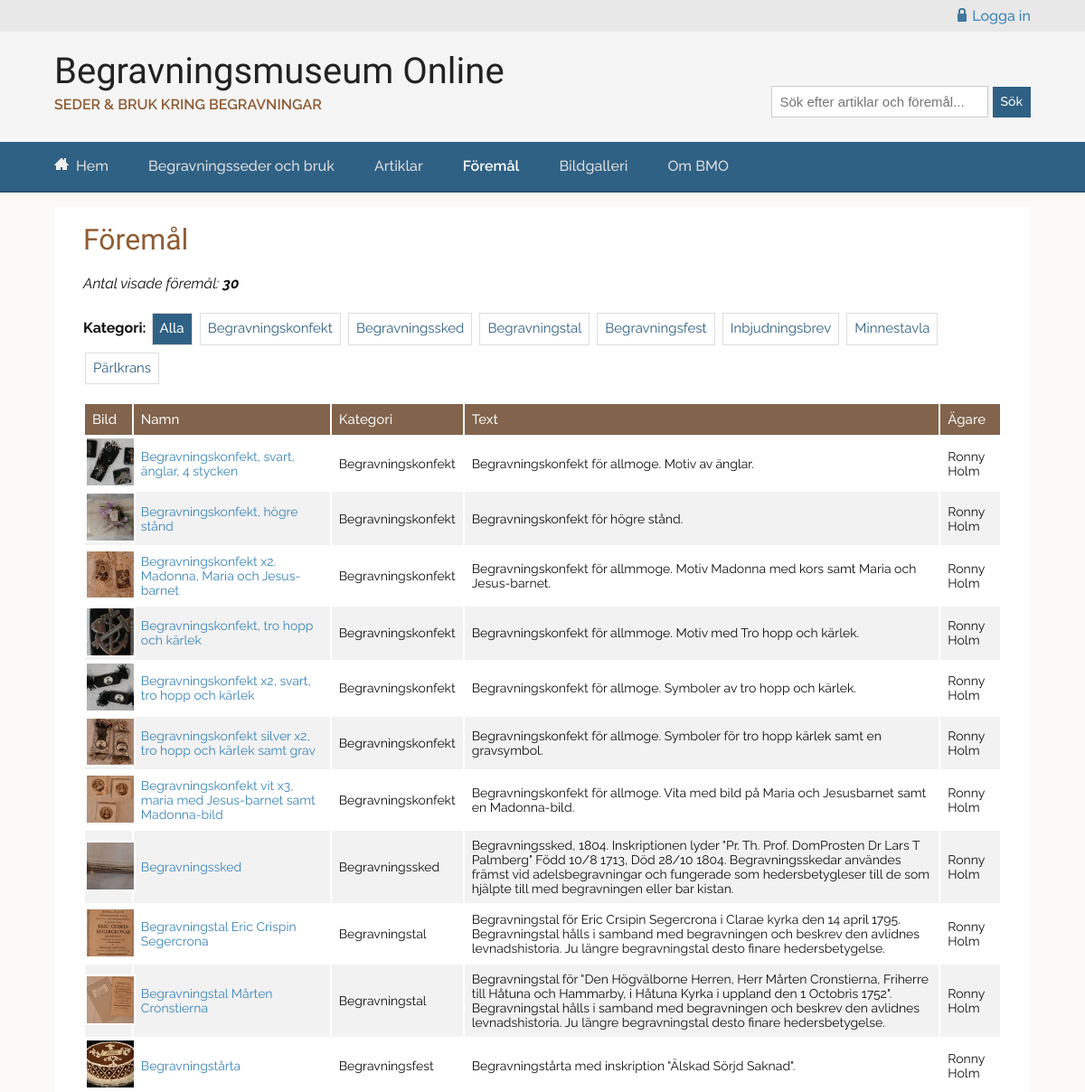
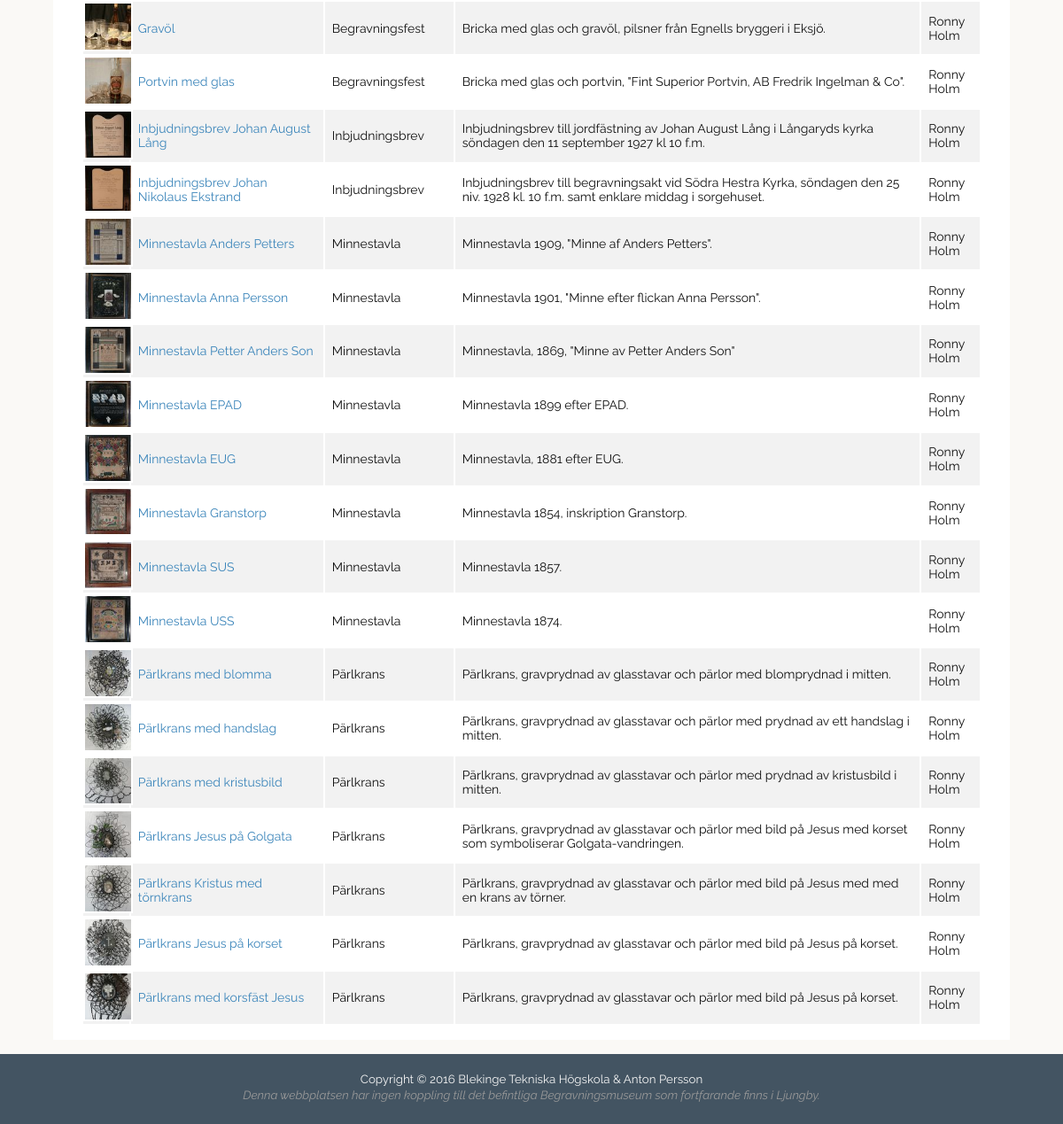
/objects.php, run on the app's committed database (2 pictures, top to bottom).
### tables this page shows
CREATE TABLE Object
		(
			id INTEGER PRIMARY KEY  NOT NULL  UNIQUE, 
			title TEXT, 
			category TEXT, 
			text TEXT,
			image TEXT,
			owner TEXT
		);

### incl/config.php (the view, shortened to what this page needs)
<?php
function getObjects($db, $sql)
{
    $stmt = $db->prepare($sql);
    $stmt->execute();
    $result = $stmt->fetchAll(PDO::FETCH_ASSOC);
    return $result;
}
function printObjects($res)
{
    $rows = null;
    foreach ($res as $row) {
        $rows .= "<tr>";
        $rows .= "<td><a href='?id=" . $row['id'] . "'><img src='img/80x80/" . htmlentities($row['image']) . "' alt='" . htmlentities($row['title']) . "'></a></td>";
        $rows .= "<td><a href='?id=" . $row['id'] . "'>" . htmlentities($row['title']) . "</a></td>";
        $rows .= "<td>" . htmlentities($row['category']) . "</td>";
        $rows .= "<td>" . htmlentities($row['text']) . "</td>";
        $rows .= "<td>" . htmlentities($row['owner']) . "</td>";
        $rows .= "</tr>\n";
    }
    echo <<<EOD
    <table class="objectList">
    <thead>
    <tr>
        <th>Bild</th>
        <th>Namn</th>
        <th>Kategori</th>
        <th>Text</th>
        <th>Ägare</th>
    </tr>
    </thead>
    $rows
    </table>
EOD;
}

### css/style.css (style rules this page uses)
html { background-color: #435462; overflow-y: scroll; }
body { font-family: 'Raleway', sans-serif; font-size: 16px; font-size: 1rem; margin: 0; padding: 0; color: #111; background-color: #FAF9F6; }
table { width: 100%; margin-top: 1rem; }
thead { text-align: left; background-color: #82634B; color: #f5f5f5; padding: 1rem; }
thead th { padding: 0.5rem; font-weight: 500; font-size: 0.9375rem; }
td { padding: 0.5rem; font-size: 0.875rem; }
td:first-child { padding: 0; }
tr:nth-child(even) { background-color: #F2F2F2; }
img { max-width: 100%; }
a { text-decoration: none; }
a:link { color: #3B85BA; text-decoration: none; }
.gallery-small img, .objectList img, .borderImg { border: 2px solid #fff; padding: 0; }

### data on the page
object: image (picture), title "Begravningskonfekt, svart, änglar, 4 stycken", category "Begravningskonfekt", text "Begravningskonfekt för allmoge. Motiv av änglar.", owner "Ronny Holm"
object: image (picture), title "Begravningskonfekt, högre stånd", category "Begravningskonfekt", text "Begravningskonfekt för högre stånd.", owner "Ronny Holm"
object: image (picture), title "Begravningskonfekt x2. Madonna, Maria och Jesus-barnet", category "Begravningskonfekt", text "Begravningskonfekt för allmmoge. Motiv Madonna med kors samt Maria och Jesus-barnet.", owner "Ronny Holm"
object: image (picture), title "Begravningskonfekt, tro hopp och kärlek", category "Begravningskonfekt", text "Begravningskonfekt för allmmoge. Motiv med Tro hopp och kärlek.", owner "Ronny Holm"
object: image (picture), title "Begravningskonfekt x2, svart, tro hopp och kärlek", category "Begravningskonfekt", text "Begravningskonfekt för allmoge. Symboler av tro hopp och kärlek.", owner "Ronny Holm"
object: image (picture), title "Begravningskonfekt silver x2, tro hopp och kärlek samt grav", category "Begravningskonfekt", text "Begravningskonfekt för allmoge. Symboler för tro hopp kärlek samt en gravsymbol.", owner "Ronny Holm"
object: image (picture), title "Begravningskonfekt vit x3, maria med Jesus-barnet samt Madonna-bild", category "Begravningskonfekt", text "Begravningskonfekt för allmoge. Vita med bild på Maria och Jesusbarnet samt en Madonna-bild.", owner "Ronny Holm"
object: image (picture), title "Begravningssked", category "Begravningssked", text "Begravningssked, 1804. Inskriptionen lyder \"Pr. Th. Prof. DomProsten Dr Lars T Palmberg\" Född 10/8 1713, Död 28/10 1804. Begravningsskedar användes främst vid adelsbegravningar och fungerade som hedersbetygleser till de som hjälpte till med begravningen eller bar kistan.", owner "Ronny Holm"
object: image (picture), title "Begravningstal Eric Crispin Segercrona", category "Begravningstal", text "Begravningstal för Eric Crsipin Segercrona i Clarae kyrka den 14 april 1795. Begravningstal hålls i samband med begravningen och beskrev den avlidnes levnadshistoria. Ju längre begravningstal desto finare hedersbetygelse.", owner "Ronny Holm"
object: image (picture), title "Begravningstal Mårten Cronstierna", category "Begravningstal", text "Begravningstal för \"Den Högvälborne Herren, Herr Mårten Cronstierna, Friherre till Håtuna och Hammarby, i Håtuna Kyrka i uppland den 1 Octobris 1752\". Begravningstal hålls i samband med begravningen och beskrev den avlidnes levnadshistoria. Ju längre begravningstal desto finare hedersbetygelse.", owner "Ronny Holm"
object: image (picture), title "Begravningstårta", category "Begravningsfest", text "Begravningstårta med inskription \"Älskad Sörjd Saknad\".", owner "Ronny Holm"
object: image (picture), title "Gravöl", category "Begravningsfest", text "Bricka med glas och gravöl, pilsner från Egnells bryggeri i Eksjö.", owner "Ronny Holm"
object: image (picture), title "Portvin med glas", category "Begravningsfest", text "Bricka med glas och portvin, \"Fint Superior Portvin, AB Fredrik Ingelman & Co\".", owner "Ronny Holm"
object: image (picture), title "Inbjudningsbrev Johan August Lång", category "Inbjudningsbrev", text "Inbjudningsbrev till jordfästning av Johan August Lång i Långaryds kyrka söndagen den 11 september 1927 kl 10 f.m.", owner "Ronny Holm"
object: image (picture), title "Inbjudningsbrev Johan Nikolaus Ekstrand", category "Inbjudningsbrev", text "Inbjudningsbrev till begravningsakt vid Södra Hestra Kyrka, söndagen den 25 niv. 1928 kl. 10 f.m. samt enklare middag i sorgehuset.", owner "Ronny Holm"
object: image (picture), title "Minnestavla Anders Petters", category "Minnestavla", text "Minnestavla 1909, \"Minne af Anders Petters\".", owner "Ronny Holm"
object: image (picture), title "Minnestavla Anna Persson", category "Minnestavla", text "Minnestavla 1901, \"Minne efter flickan Anna Persson\".", owner "Ronny Holm"
object: image (picture), title "Minnestavla Petter Anders Son", category "Minnestavla", text "Minnestavla, 1869, \"Minne av Petter Anders Son\"", owner "Ronny Holm"
object: image (picture), title "Minnestavla EPAD", category "Minnestavla", text "Minnestavla 1899 efter EPAD.", owner "Ronny Holm"
object: image (picture), title "Minnestavla EUG", category "Minnestavla", text "Minnestavla, 1881 efter EUG.", owner "Ronny Holm"
object: image (picture), title "Minnestavla Granstorp", category "Minnestavla", text "Minnestavla 1854, inskription Granstorp.", owner "Ronny Holm"
object: image (picture), title "Minnestavla SUS", category "Minnestavla", text "Minnestavla 1857.", owner "Ronny Holm"
object: image (picture), title "Minnestavla USS", category "Minnestavla", text "Minnestavla 1874.", owner "Ronny Holm"
object: image (picture), title "Pärlkrans med blomma", category "Pärlkrans", text "Pärlkrans, gravprydnad av glasstavar och pärlor med blomprydnad i mitten.", owner "Ronny Holm"
object: image (picture), title "Pärlkrans med handslag", category "Pärlkrans", text "Pärlkrans, gravprydnad av glasstavar och pärlor med prydnad av ett handslag i mitten.", owner "Ronny Holm"
object: image (picture), title "Pärlkrans med kristusbild", category "Pärlkrans", text "Pärlkrans, gravprydnad av glasstavar och pärlor med prydnad av kristusbild i mitten.", owner "Ronny Holm"
object: image (picture), title "Pärlkrans Jesus på Golgata", category "Pärlkrans", text "Pärlkrans, gravprydnad av glasstavar och pärlor med bild på Jesus med korset som symboliserar Golgata-vandringen.", owner "Ronny Holm"
object: image (picture), title "Pärlkrans Kristus med törnkrans", category "Pärlkrans", text "Pärlkrans, gravprydnad av glasstavar och pärlor med bild på Jesus med med en krans av törner.", owner "Ronny Holm"
object: image (picture), title "Pärlkrans Jesus på korset", category "Pärlkrans", text "Pärlkrans, gravprydnad av glasstavar och pärlor med bild på Jesus på korset.", owner "Ronny Holm"
object: image (picture), title "Pärlkrans med korsfäst Jesus", category "Pärlkrans", text "Pärlkrans, gravprydnad av glasstavar och pärlor med bild på Jesus på korset.", owner "Ronny Holm"

### other printed values
count($res) "30"
